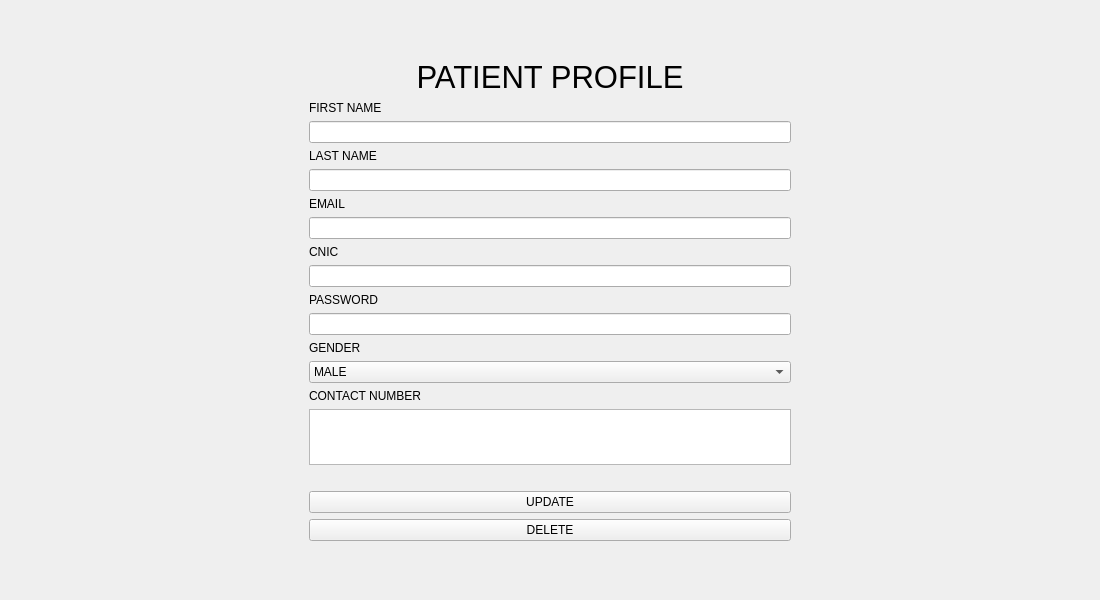
<?xml version="1.0" encoding="UTF-8"?>
<ui version="4.0">
 <class>Frame</class>
 <widget class="QFrame" name="Frame">
  <property name="geometry">
   <rect>
    <x>0</x>
    <y>0</y>
    <width>1100</width>
    <height>600</height>
   </rect>
  </property>
  <property name="windowTitle">
   <string>Frame</string>
  </property>
  <layout class="QGridLayout" name="gridLayout">
   <item row="0" column="0">
    <widget class="QWidget" name="widget" native="true">
     <property name="maximumSize">
      <size>
       <width>500</width>
       <height>500</height>
      </size>
     </property>
     <layout class="QGridLayout" name="gridLayout_2">
      <item row="3" column="0">
       <widget class="QPushButton" name="admin_update_button">
        <property name="text">
         <string>UPDATE</string>
        </property>
       </widget>
      </item>
      <item row="2" column="0">
       <widget class="QLabel" name="admin_message_label">
        <property name="maximumSize">
         <size>
          <width>16777214</width>
          <height>20</height>
         </size>
        </property>
        <property name="text">
         <string/>
        </property>
       </widget>
      </item>
      <item row="1" column="0">
       <layout class="QVBoxLayout" name="verticalLayout">
        <item>
         <widget class="QLabel" name="first_name_label">
          <property name="text">
           <string>FIRST NAME</string>
          </property>
         </widget>
        </item>
        <item>
         <widget class="QLineEdit" name="first_name_input"/>
        </item>
        <item>
         <widget class="QLabel" name="last_name_label">
          <property name="text">
           <string>LAST NAME</string>
          </property>
         </widget>
        </item>
        <item>
         <widget class="QLineEdit" name="last_name_input"/>
        </item>
        <item>
         <widget class="QLabel" name="email_label">
          <property name="text">
           <string>EMAIL</string>
          </property>
         </widget>
        </item>
        <item>
         <widget class="QLineEdit" name="email_input"/>
        </item>
        <item>
         <widget class="QLabel" name="cnic_label">
          <property name="text">
           <string>CNIC</string>
          </property>
         </widget>
        </item>
        <item>
         <widget class="QLineEdit" name="cnic_input"/>
        </item>
        <item>
         <widget class="QLabel" name="password_label">
          <property name="text">
           <string>PASSWORD</string>
          </property>
         </widget>
        </item>
        <item>
         <widget class="QLineEdit" name="password_input"/>
        </item>
        <item>
         <widget class="QLabel" name="label">
          <property name="text">
           <string>GENDER</string>
          </property>
         </widget>
        </item>
        <item>
         <widget class="QComboBox" name="gender_dropbox">
          <item>
           <property name="text">
            <string>MALE</string>
           </property>
          </item>
          <item>
           <property name="text">
            <string>FEMALE</string>
           </property>
          </item>
         </widget>
        </item>
        <item>
         <widget class="QLabel" name="label_2">
          <property name="text">
           <string>CONTACT NUMBER</string>
          </property>
         </widget>
        </item>
        <item>
         <widget class="QTextEdit" name="contact_number_input"/>
        </item>
       </layout>
      </item>
      <item row="0" column="0">
       <widget class="QLabel" name="admin_profile_title">
        <property name="maximumSize">
         <size>
          <width>500</width>
          <height>50</height>
         </size>
        </property>
        <property name="font">
         <font>
          <pointsize>23</pointsize>
         </font>
        </property>
        <property name="text">
         <string>PATIENT PROFILE</string>
        </property>
        <property name="alignment">
         <set>Qt::AlignmentFlag::AlignCenter</set>
        </property>
       </widget>
      </item>
      <item row="4" column="0">
       <widget class="QPushButton" name="admin_delete_button">
        <property name="styleSheet">
         <string notr="true">background-color : &quot;red&quot;
</string>
        </property>
        <property name="text">
         <string>DELETE</string>
        </property>
       </widget>
      </item>
     </layout>
    </widget>
   </item>
  </layout>
 </widget>
 <resources/>
 <connections/>
</ui>
